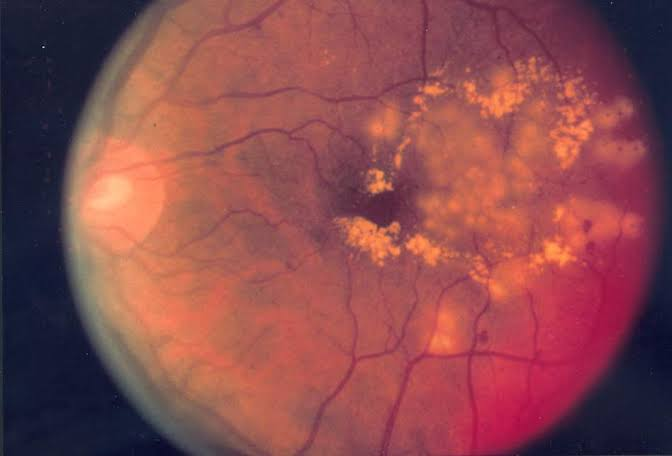
#> input picture fundus images to test/eye10.jpg, 672 x 456 px
$ python -i fundus_enhancer.py   (imports and definitions only)   (older library calls are emulated)
#> lines starting #> are read from the running program, lines starting #| are printed output that depends on the picture; after the words box and inside, x2 and y2 are one past the last pixel; in counts of white or black regions, pixels touching at a corner belong together
"""
Advanced Fundus Enhancement Pipeline — with per-stage image saving for visualization.
Each call to enhance_fundus() returns both the final enhanced image path
AND a list of {stage_name, image_path, description} dicts for UI display.
"""

import os
import uuid
import logging
from pathlib import Path
from typing import Optional, Tuple, Dict, List

import cv2
import numpy as np

try:
    from skimage.filters import frangi
    SKIMAGE_AVAILABLE = True
except ImportError:
    SKIMAGE_AVAILABLE = False

try:
    import torch
    TORCH_AVAILABLE = True
except ImportError:
    TORCH_AVAILABLE = False

UPLOAD_DIR = Path("static/uploads")
# [1 line not run here, left out]
log = logging.getLogger(__name__)


def _save_stage(img: np.ndarray, run_id: str, stage_num: int, name: str) -> str:
    """Save a pipeline stage image and return its web-accessible path."""
    stage_dir = UPLOAD_DIR / "stages" / run_id
    stage_dir.mkdir(parents=True, exist_ok=True)
    fname = f"{stage_num:02d}_{name}.png"
    path = stage_dir / fname
    cv2.imwrite(str(path), img)
    return f"uploads/stages/{run_id}/{fname}"


class FundusQualityAssessor:
    def assess(self, img: np.ndarray) -> Dict:
        gray = cv2.cvtColor(img, cv2.COLOR_BGR2GRAY)
        blur_score = cv2.Laplacian(gray, cv2.CV_64F).var()
        mean_brightness = float(gray.mean())
        fov_mask = self._fov_mask(gray)
        roi = gray[fov_mask > 0]
        rms_contrast = float(roi.std()) if len(roi) > 0 else 0.0
        return {
            "blur_score": round(blur_score, 2),
            "mean_brightness": round(mean_brightness, 2),
            "overexposed": mean_brightness > 220,
            "underexposed": mean_brightness < 40,
            "rms_contrast": round(rms_contrast, 2),
            "quality_ok": blur_score > 50 and 40 <= mean_brightness <= 220 and rms_contrast > 15,
        }

    def _fov_mask(self, gray: np.ndarray) -> np.ndarray:
        _, mask = cv2.threshold(gray, 0, 255, cv2.THRESH_BINARY + cv2.THRESH_OTSU)
        k = cv2.getStructuringElement(cv2.MORPH_ELLIPSE, (15, 15))
        mask = cv2.morphologyEx(mask, cv2.MORPH_CLOSE, k)
        mask = cv2.morphologyEx(mask, cv2.MORPH_OPEN, k)
        return (mask > 0).astype(np.uint8)


def _crop_and_resize(img: np.ndarray, size: int = 1024) -> np.ndarray:
    gray = cv2.cvtColor(img, cv2.COLOR_BGR2GRAY)
    _, mask = cv2.threshold(gray, 10, 255, cv2.THRESH_BINARY)
    coords = cv2.findNonZero(mask)
    if coords is None:
        return cv2.resize(img, (size, size))
    x, y, w, h = cv2.boundingRect(coords)
    pad = 10
    x1, y1 = max(0, x - pad), max(0, y - pad)
    x2 = min(img.shape[1], x + w + pad * 2)
    y2 = min(img.shape[0], y + h + pad * 2)
    crop = img[y1:y2, x1:x2]
    oh, ow = crop.shape[:2]
    scale = size / max(oh, ow)
    nh, nw = int(oh * scale), int(ow * scale)
    resized = cv2.resize(crop, (nw, nh), interpolation=cv2.INTER_LANCZOS4)
    canvas = np.zeros((size, size, 3), dtype=np.uint8)
    dy, dx = (size - nh) // 2, (size - nw) // 2
    canvas[dy:dy + nh, dx:dx + nw] = resized
    return canvas


def _ben_graham(img: np.ndarray) -> np.ndarray:
    h, w = img.shape[:2]
    sigma = max(int(0.015 * min(h, w)) | 1, 1)
    blurred = cv2.GaussianBlur(img, (0, 0), sigma)
    result = cv2.addWeighted(img, 4, blurred, -4, 128)
    gray = cv2.cvtColor(img, cv2.COLOR_BGR2GRAY)
    result[gray <= 10] = 128
    return result


def _clahe(img: np.ndarray) -> np.ndarray:
    lab = cv2.cvtColor(img, cv2.COLOR_BGR2LAB)
    l, a, b = cv2.split(lab)
    l = cv2.createCLAHE(clipLimit=2.0, tileGridSize=(8, 8)).apply(l)
    return cv2.cvtColor(cv2.merge([l, a, b]), cv2.COLOR_LAB2BGR)


def _gamma(img: np.ndarray, gamma: float) -> np.ndarray:
    table = np.array([((i / 255.0) ** (1.0 / gamma)) * 255 for i in range(256)], dtype=np.uint8)
    return cv2.LUT(img, table)


def _enhance_microaneurysms(img: np.ndarray) -> np.ndarray:
    g = img[:, :, 1]
    se = cv2.getStructuringElement(cv2.MORPH_ELLIPSE, (15, 15))
    bth = cv2.morphologyEx(g, cv2.MORPH_BLACKHAT, se)
    # Fixed: use numpy arithmetic instead of cv2.multiply to avoid type error
    scaled = np.clip(bth.astype(np.float32) * 1.5, 0, 255).astype(np.uint8)
    res = img.copy()
    res[:, :, 1] = cv2.add(g, scaled)
    return res


def _enhance_exudates(img: np.ndarray) -> np.ndarray:
    g = img[:, :, 1]
    se = cv2.getStructuringElement(cv2.MORPH_ELLIPSE, (20, 20))
    wth = cv2.morphologyEx(g, cv2.MORPH_TOPHAT, se)
    res = img.copy()
    res[:, :, 1] = cv2.add(g, wth)
    return res


def _unsharp_mask(img: np.ndarray) -> np.ndarray:
    blurred = cv2.GaussianBlur(img, (0, 0), 0.8)
    return cv2.addWeighted(img, 1.8, blurred, -0.8, 0)


def _histogram_stretch(img: np.ndarray) -> np.ndarray:
    out = np.zeros_like(img)
    for c in range(3):
        ch = img[:, :, c].astype(np.float32)
        p_lo, p_hi = np.percentile(ch, 0.5), np.percentile(ch, 99.5)
        out[:, :, c] = np.clip((ch - p_lo) / (p_hi - p_lo + 1e-6) * 255, 0, 255).astype(np.uint8)
    return out


def _denoise(img: np.ndarray) -> np.ndarray:
    return cv2.fastNlMeansDenoisingColored(img, None, h=6, hColor=6, templateWindowSize=7, searchWindowSize=21)


def _vessel_map(img: np.ndarray) -> Optional[np.ndarray]:
    """Returns a colour-mapped vessel visualization image."""
    if not SKIMAGE_AVAILABLE:
        return None
    green = img[:, :, 1].astype(np.float32) / 255.0
    vmap = frangi(green, sigmas=range(1, 6), alpha=0.5, beta=0.5, gamma=15, black_ridges=True)
    norm = cv2.normalize(vmap, None, 0, 255, cv2.NORM_MINMAX).astype(np.uint8)
    # Apply a cyan colormap for visual appeal
    colored = cv2.applyColorMap(norm, cv2.COLORMAP_OCEAN)
    return colored


# ── STAGE METADATA ────────────────────────────────────────────────────────────
STAGE_META = [
    {
        "key": "original",
        "label": "Original Image",
        "icon": "📷",
        "description": "Raw fundus photograph as uploaded. May have uneven illumination, low contrast, or border artifacts."
    },
    {
        "key": "crop_resize",
        "label": "FOV Crop & Resize",
        "icon": "✂️",
        "description": "Tight crop around the illuminated fundus disk removes black borders. Letterbox-resized to 1024×1024 using Lanczos interpolation."
    },
    {
        "key": "ben_graham",
        "label": "Ben Graham Normalization",
        "icon": "💡",
        "description": "Subtracts a large Gaussian blur to eliminate uneven illumination gradients. Makes peripheral lesions as visible as central ones. (Kaggle DR winner technique, 2015)"
    },
    {
        "key": "clahe",
        "label": "CLAHE Enhancement",
        "icon": "📊",
        "description": "Contrast Limited Adaptive Histogram Equalization on the luminance channel. Boosts local contrast without over-amplifying noise in flat regions."
    },
    {
        "key": "gamma",
        "label": "Adaptive Gamma",
        "icon": "☀️",
        "description": "Gamma correction adapted to the image's mean brightness. Dark images get γ=1.4 (brightened), bright images get γ=0.9 (toned down)."
    },
    {
        "key": "microaneurysms",
        "label": "Microaneurysm Enhancement",
        "icon": "🔴",
        "description": "Black top-hat morphological transform isolates and boosts small dark spots (microaneurysms). Structuring element sized to match 10–100µm MA diameter at 1024px."
    },
    {
        "key": "exudates",
        "label": "Exudate Enhancement",
        "icon": "🟡",
        "description": "White top-hat transform highlights bright hard exudate deposits. Critical for detecting lipid leakage from damaged retinal vessels."
    },
    {
        "key": "unsharp",
        "label": "Unsharp Masking",
        "icon": "🔬",
        "description": "Sharpens fine vascular detail and lesion edges by subtracting a blurred version. Improves vessel calibre measurement accuracy."
    },
    {
        "key": "vessels",
        "label": "Vessel Map (Frangi Filter)",
        "icon": "🩸",
        "description": "Multi-scale Frangi vesselness filter highlights the entire retinal vascular tree. Used as structural context for grading neovascularization in PDR."
    },
    {
        "key": "final",
        "label": "Final Enhanced Image",
        "icon": "✅",
        "description": "Post-processed with histogram stretching, non-local means denoising, and soft blended with the original (α=0.85) to preserve natural color while maximizing lesion visibility."
    },
]


# ── MAIN PIPELINE ─────────────────────────────────────────────────────────────

def enhance_fundus(input_path: str) -> Tuple[str, List[Dict]]:
    """
    Run full enhancement pipeline.

    Returns:
        (final_image_path, stages_list)
        stages_list = [{"key", "label", "icon", "description", "image_url", "metrics"}, ...]
    """
#> called with input_path = 'fundus images to test/eye10.jpg'
    run_id = uuid.uuid4().hex[:10]
    stages_out = []
    qa = FundusQualityAssessor()

    img = cv2.imread(input_path)
#> img is the input picture: shape (456, 672, 3); mean B, G, R 78, 74.3, 138.4
    if img is None:
        raise FileNotFoundError(f"Could not read image: {input_path}")

    n = 0

    def save(image, key):
        nonlocal n
        url = _save_stage(image, run_id, n, key)
        n += 1
        return url

    # Stage 0: Original
    url = save(img, "original")
    pre_q = qa.assess(img)
#> in assess, `blur_score = cv2.Laplacian(gray, cv2.CV_64F).var()`: blur_score = 23.21
#> in assess, `mean_brightness = float(gray.mean())`: mean_brightness = 93.89
#> in _fov_mask, `mask = cv2.morphologyEx(mask, cv2.MORPH_OPEN, k)`:
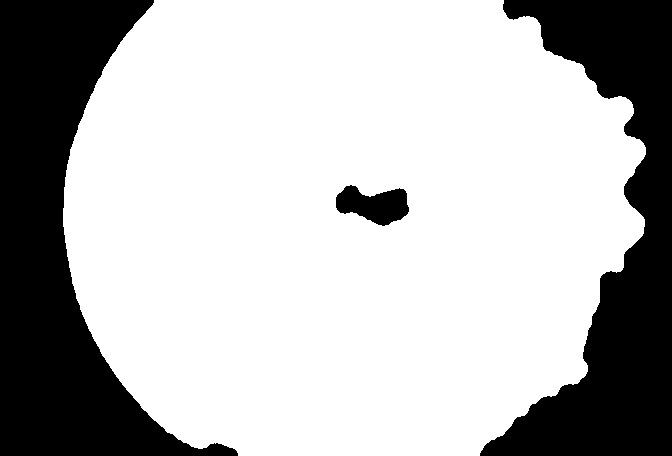
#> mask: shape (456, 672); 72% white; 3 black regions, box (x1, y1, x2, y2) and area: (0, 0, 238, 456) 45686, (480, 0, 672, 456) 38202, (336, 185, 409, 226) 1927
#> in assess, `rms_contrast = float(roi.std()) if len(roi) > 0 else 0.0`: rms_contrast = 22.06
#> pre_q = {'blur_score': 23.21, 'mean_brightness': 93.89, 'overexposed': False, 'underexposed': False, 'rms_contrast': 22.06, 'quality_ok': False}
    stages_out.append({**STAGE_META[0], "image_url": url, "metrics": pre_q})

    # Stage 1: Crop & resize
    img = _crop_and_resize(img, 1024)
#> in _crop_and_resize, `coords = cv2.findNonZero(mask)`: coords = contour of 306428 points, box (x1, y1, x2, y2) (0, 0, 672, 456), area 0
#> in _crop_and_resize, `x, y, w, h = cv2.boundingRect(coords)`: x = 0; w = 672; h = 456
#> in _crop_and_resize, `x1, y1 = max(0, x - pad), max(0, y - pad)`: x1 = 0
#> in _crop_and_resize, `x2 = min(img.shape[1], x + w + pad * 2)`: x2 = 672
#> in _crop_and_resize, `y2 = min(img.shape[0], y + h + pad * 2)`: y2 = 456
    original_resized = img.copy()
    url = save(img, "crop_resize")
    stages_out.append({**STAGE_META[1], "image_url": url, "metrics": {}})

    # Stage 2: Ben Graham
    img = _ben_graham(img)
    url = save(img, "ben_graham")
    stages_out.append({**STAGE_META[2], "image_url": url, "metrics": {}})

    # Stage 3: CLAHE
    img = _clahe(img)
    url = save(img, "clahe")
#> url = 'uploads/stages/5ae9b84e72/03_clahe.png'
    stages_out.append({**STAGE_META[3], "image_url": url, "metrics": {}})

    # Stage 4: Gamma
    brightness = pre_q["mean_brightness"]
#> brightness = 93.89
    gamma_val = 1.4 if brightness < 80 else (0.9 if brightness > 180 else 1.1)
#> gamma_val = 1.1
    img = _gamma(img, gamma_val)
#> in _gamma, `table = np.array([((i / 255.0) ** (1.0 / gamma)) * 255 for i in range(..`: table = 256 values from 0 to 255
    url = save(img, "gamma")
#> url = 'uploads/stages/5ae9b84e72/04_gamma.png'
    stages_out.append({**STAGE_META[4], "image_url": url,
                       "metrics": {"gamma_applied": gamma_val, "input_brightness": brightness}})

    # Stage 5: Microaneurysm boost
    img = _enhance_microaneurysms(img)
    url = save(img, "microaneurysms")
    stages_out.append({**STAGE_META[5], "image_url": url, "metrics": {}})

    # Stage 6: Exudate boost
    img = _enhance_exudates(img)
#> in _enhance_exudates, `res[:, :, 1] = cv2.add(g, wth)`:
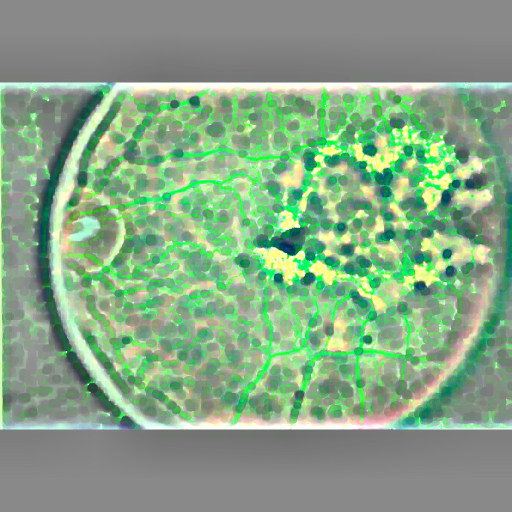
#> res: shape (1024, 1024, 3) (shown at 1/2 size); mean B, G, R 133.3, 165.9, 132.8
    url = save(img, "exudates")
    stages_out.append({**STAGE_META[6], "image_url": url, "metrics": {}})

    # Stage 7: Unsharp mask
    img = _unsharp_mask(img)
    url = save(img, "unsharp")
#> url = 'uploads/stages/5ae9b84e72/07_unsharp.png'
    stages_out.append({**STAGE_META[7], "image_url": url, "metrics": {}})

    # Stage 8: Vessel map (separate visualization, doesn't modify main image)
    vmap = _vessel_map(img)
#> in _vessel_map, `vmap = frangi(green, sigmas=range(1, 6), alpha=0.5, beta=0.5, gamma=15..`:
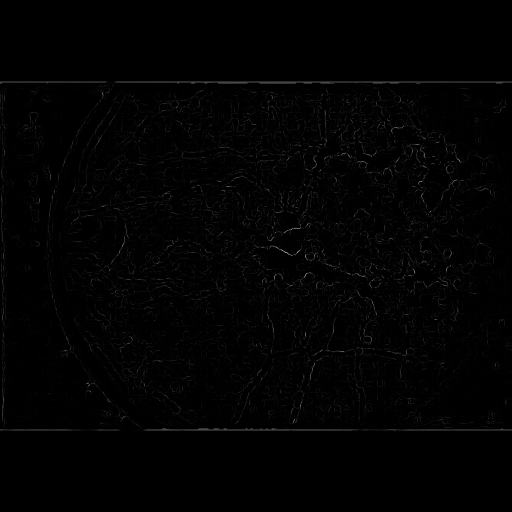
#> vmap: shape (1024, 1024) float32 (shown at 1/2 size); min 0, max 9.91e-05, mean 9.03e-07; drawn with min black and max white
    if vmap is not None:
        url = save(vmap, "vessels")
#> url = 'uploads/stages/5ae9b84e72/08_vessels.png'
        stages_out.append({**STAGE_META[8], "image_url": url, "metrics": {}})

    # Stage 9: Post-process and final blend
    img = _histogram_stretch(img)
#> the loop in _histogram_stretch, `for c in range(3):` made 3 passes
#> p_lo on passes 1 to 3: 48, 72, 0
#> pass 1, in _histogram_stretch, `ch = img[:, :, c].astype(np.float32)`:
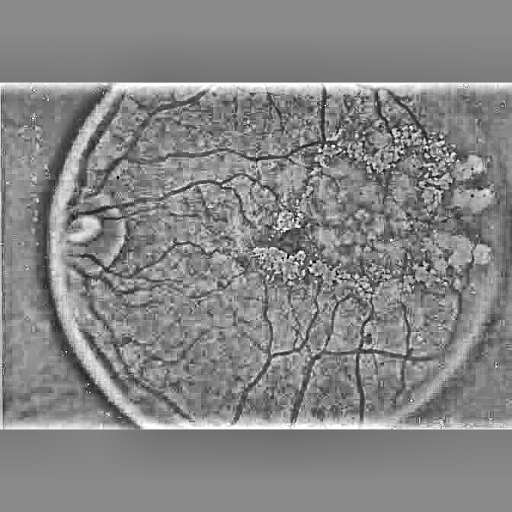
#> ch: shape (1024, 1024) float32 (shown at 1/2 size); min 0, max 255, mean 133.2
    img = _denoise(img)
    img = cv2.addWeighted(img, 0.85, original_resized, 0.15, 0)
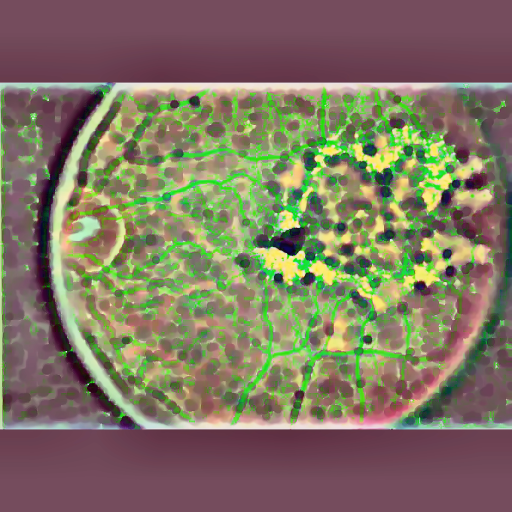
#> img: shape (1024, 1024, 3) (shown at 1/2 size); mean B, G, R 96.7, 117.7, 127

    url = save(img, "final")
#> url = 'uploads/stages/5ae9b84e72/09_final.png'
    post_q = qa.assess(img)
#> in assess (call 2), `gray = cv2.cvtColor(img, cv2.COLOR_BGR2GRAY)`:
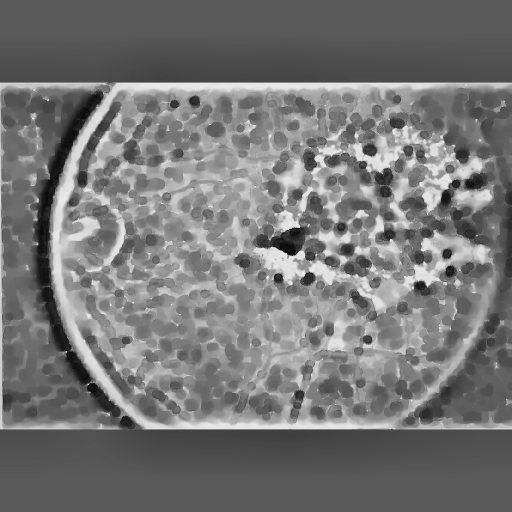
#> gray: shape (1024, 1024) (shown at 1/2 size); min 4, max 245, mean 118
#> in assess (call 2), `blur_score = cv2.Laplacian(gray, cv2.CV_64F).var()`: blur_score = 514.3
#> in assess (call 2), `mean_brightness = float(gray.mean())`: mean_brightness = 118
#> in _fov_mask (call 2), `mask = cv2.morphologyEx(mask, cv2.MORPH_OPEN, k)`:
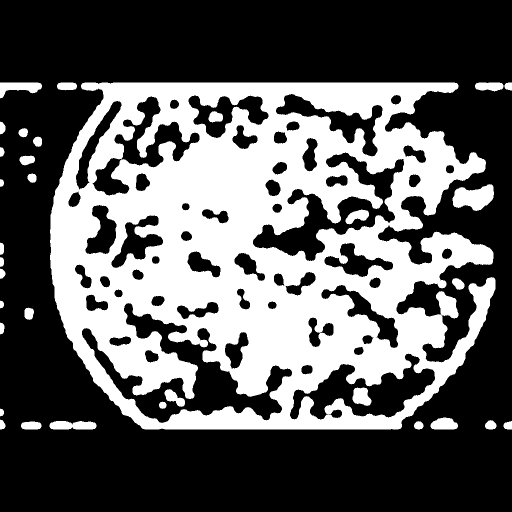
#> mask: shape (1024, 1024) (shown at 1/2 size); 37% white; 33 white regions, largest, box (x1, y1, x2, y2) and area: (100, 165, 991, 859) 371127, (905, 368, 988, 422) 2986, (0, 165, 84, 197) 1486
#> in assess (call 2), `rms_contrast = float(roi.std()) if len(roi) > 0 else 0.0`: rms_contrast = 30.92
#> post_q = {'blur_score': 514.3, 'mean_brightness': 118, 'overexposed': False, 'underexposed': False, 'rms_contrast': 30.92, 'quality_ok': True}
    stages_out.append({**STAGE_META[9], "image_url": url, "metrics": post_q})

    # Save final output
    out_name = f"enhanced_{run_id}.png"
    out_path = UPLOAD_DIR / out_name
    cv2.imwrite(str(out_path), img, [cv2.IMWRITE_PNG_COMPRESSION, 1])

    return str(out_path), stages_out


# Backwards-compatible wrapper for code that only wants the path
def enhance_fundus_simple(input_path: str) -> str:
    path, _ = enhance_fundus(input_path)
    return path

>>> result = enhance_fundus('fundus images to test/eye10.jpg')

$ run again, on fundus images to test/eye12.jpg
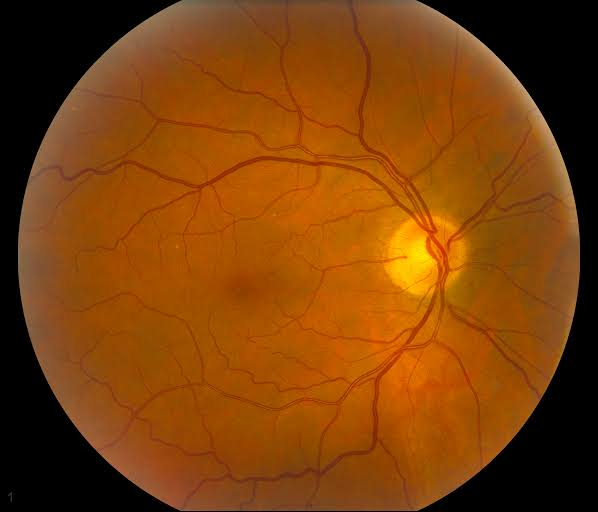
#> input picture fundus images to test/eye12.jpg, 598 x 512 px
#> in enhance_fundus, img is the input picture: shape (512, 598, 3); mean B, G, R 10.3, 64.6, 124.3
#> blur_score = 197.8
#> mean_brightness = 76.28
#> in _fov_mask, `mask = cv2.morphologyEx(mask, cv2.MORPH_CLOSE, k)`:
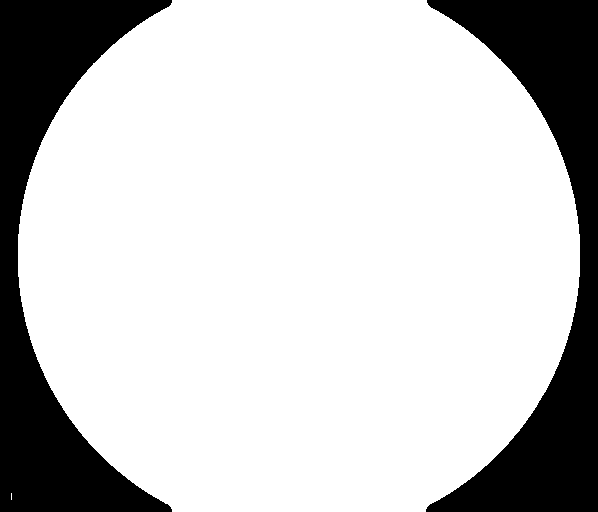
#> mask: shape (512, 598); 78.6% white; 2 black regions, box (x1, y1, x2, y2) and area: (0, 0, 172, 512) 32695, (426, 0, 598, 512) 32683
#> rms_contrast = 16.13
#> pre_q = {'blur_score': 197.8, 'mean_brightness': 76.28, 'overexposed': False, 'underexposed': False, 'rms_contrast': 16.13, 'quality_ok': True}
#> coords = contour of 241033 points, box (x1, y1, x2, y2) (8, 0, 580, 511), area 1282
#> in _crop_and_resize, `x, y, w, h = cv2.boundingRect(coords)`: x = 8; y = 0; w = 572; h = 511
#> x1 = 0
#> x2 = 598
#> y2 = 512
#> lab: shape (1024, 1024, 3); mean of channels 0, 1, 2 141.8, 128.7, 129.1
#> in enhance_fundus, `url = save(img, "clahe")`: url = 'uploads/stages/9b9e4ece3b/03_clahe.png'
#> brightness = 76.28
#> gamma_val = 1.4
#> table = 256 values from 0 to 255
#> in enhance_fundus, `url = save(img, "gamma")`: url = 'uploads/stages/9b9e4ece3b/04_gamma.png'
#> in enhance_fundus, `url = save(img, "unsharp")`: url = 'uploads/stages/9b9e4ece3b/07_unsharp.png'
#> in enhance_fundus, `url = save(vmap, "vessels")`: url = 'uploads/stages/9b9e4ece3b/08_vessels.png'
#> the loop in _histogram_stretch, `for c in range(3):` made 3 passes
#> p_lo on passes 1 to 3: 97, 125, 0
#> img: shape (1024, 1024, 3)
#> in enhance_fundus, `url = save(img, "final")`: url = 'uploads/stages/9b9e4ece3b/09_final.png'
#> in _fov_mask (call 2), `mask = cv2.morphologyEx(mask, cv2.MORPH_OPEN, k)`:
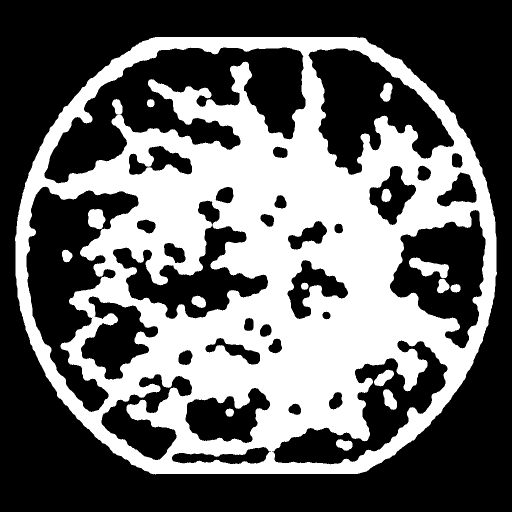
#> mask: shape (1024, 1024) (shown at 1/2 size); 39.7% white; 15 white regions, largest, box (x1, y1, x2, y2) and area: (30, 74, 994, 949) 408053, (818, 515, 898, 557) 1749, (176, 418, 211, 459) 1119
#> post_q = {'blur_score': 744, 'mean_brightness': 111.5, 'overexposed': False, 'underexposed': False, 'rms_contrast': 34.32, 'quality_ok': True}
